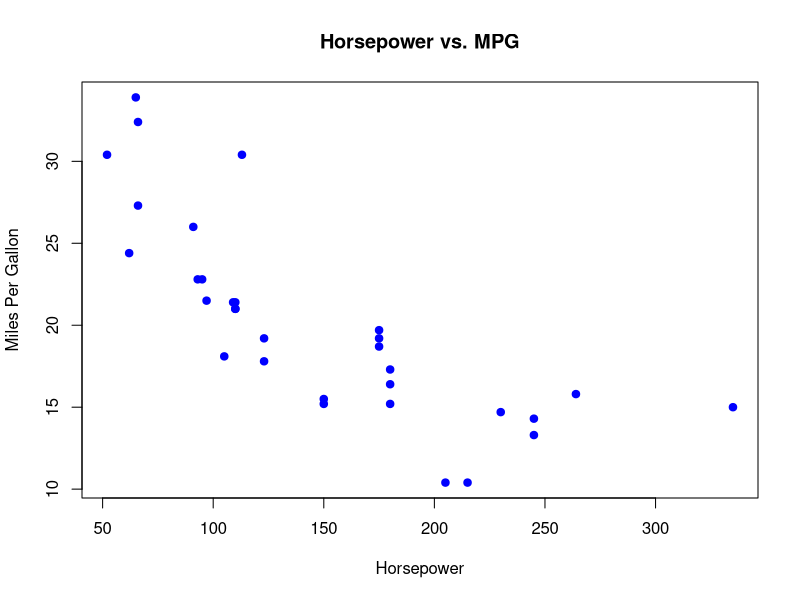
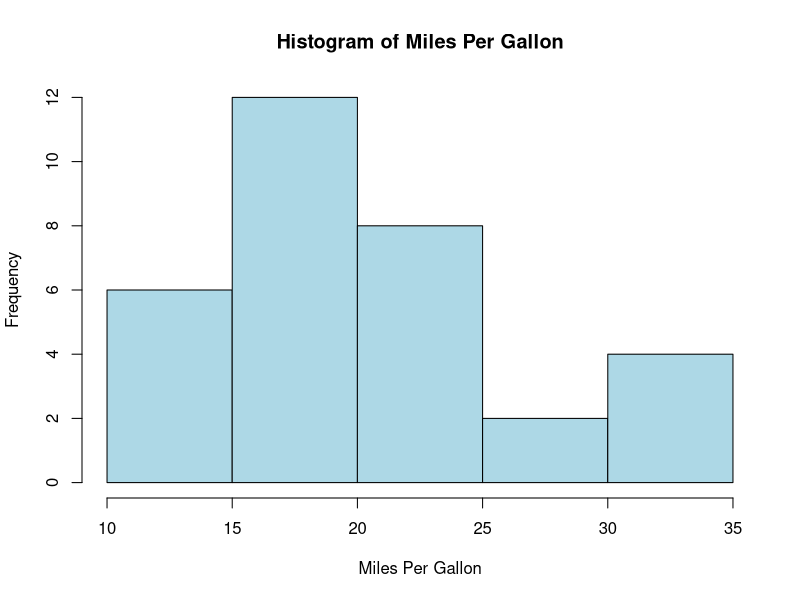
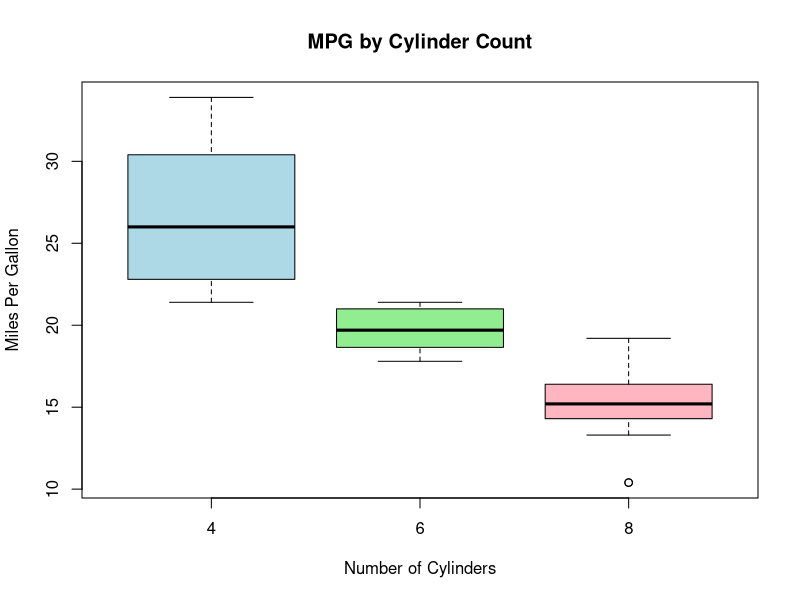
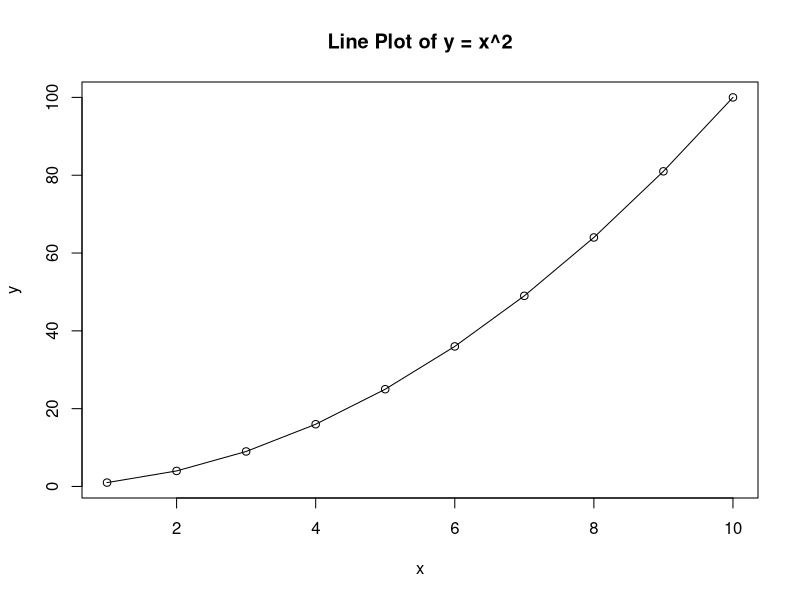

The R script that drew these images, in order:
# =====================================================
# Beginner's Guide to R
# =====================================================

# 1. Getting Started with R Basics
# -----------------------------------------------------

# Printing output in R
print("Hello, R World!")

# Basic arithmetic
2 + 3
10 - 2
5 * 4
20 / 5
2^3   # Exponentiation
sqrt(16)   # Square root

# 2. Loading and Viewing Datasets
# -----------------------------------------------------

# R comes with several built-in datasets. We can view them with the `data()` function
data()   # Lists available datasets

# Loading a built-in dataset, for example, `mtcars`
data("mtcars")  # Loads the dataset
head(mtcars)    # Display the first few rows
tail(mtcars)    # Display the last few rows

# Checking dataset structure
str(mtcars)    # Shows the structure of the dataset (columns and data types)
summary(mtcars) # Provides summary statistics for each column

# Load the `dplyr` package for easy data manipulation
# Install `dplyr` if you haven't done so already
install.packages("dplyr")
library(dplyr)


# 3. Viewing the Structure of the Dataset
# -----------------------------------------------------

# Check the structure of `mtcars` and see all available columns
str(mtcars)
names(mtcars)


# 4. Selecting Specific Columns
# -----------------------------------------------------

# Explanation:
# The `%>%` symbol is the **pipe operator** from the `dplyr` package.
# It allows you to pass the output of one function to the next function.
# In this case, `mtcars %>% select(mpg, hp, cyl)` takes `mtcars`,
# and then selects only the columns `mpg`, `hp`, and `cyl`.

# Selecting specific columns using `dplyr`
mtcars_selected <- mtcars %>% select(mpg, hp, cyl)
head(mtcars_selected)

# Alternative way to select columns using Base R
mtcars_selected_base <- mtcars[, c("mpg", "hp", "cyl")]
head(mtcars_selected_base)

# 5. Filtering Cars with High Horsepower
# -----------------------------------------------------

# Filter rows where horsepower (`hp`) is greater than 200
high_hp_cars <- mtcars %>% filter(hp > 200)
high_hp_cars

# Same filter using Base R
high_hp_cars_base <- mtcars[mtcars$hp > 200, ]
high_hp_cars_base


# 6. Finding the Car with the Maximum Horsepower
# -----------------------------------------------------

# Use `filter` and `max` to find the car(s) with the highest horsepower
max_hp_car <- mtcars %>% filter(hp == max(hp))
max_hp_car

# Same operation in Base R
max_hp_car_base <- mtcars[mtcars$hp == max(mtcars$hp), ]
max_hp_car_base

# 7. Sorting Cars by Horsepower in Descending Order
# -----------------------------------------------------

# Sort cars by horsepower in descending order using `arrange`
sorted_by_hp <- mtcars %>% arrange(desc(hp))
head(sorted_by_hp)

# Same sorting operation in Base R
sorted_by_hp_base <- mtcars[order(-mtcars$hp), ]
head(sorted_by_hp_base)

# 8. Filtering for High Horsepower and Specific Cylinder Count
# -----------------------------------------------------

# Example: Cars with `hp > 150` and `cyl == 8`
high_hp_eight_cyl <- mtcars %>% filter(hp > 150, cyl == 8)
high_hp_eight_cyl

# Same filter in Base R
high_hp_eight_cyl_base <- mtcars[mtcars$hp > 150 & mtcars$cyl == 8, ]
high_hp_eight_cyl_base

# 9. Calculating the Average MPG by Cylinder Count
# -----------------------------------------------------

# Group data by cylinder count (`cyl`) and calculate the average MPG
avg_mpg_by_cyl <- mtcars %>%
    group_by(cyl) %>%
    summarize(avg_mpg = mean(mpg))
avg_mpg_by_cyl

# 10. Filtering Cars with Above-Average MPG
# -----------------------------------------------------

# Find cars with MPG above the overall average MPG
avg_mpg <- mean(mtcars$mpg)
high_mpg_cars <- mtcars %>% filter(mpg > avg_mpg)
high_mpg_cars

# Same filter in Base R
high_mpg_cars_base <- mtcars[mtcars$mpg > avg_mpg, ]
high_mpg_cars_base

# 11. Adding a New Column for Power-to-Weight Ratio
# -----------------------------------------------------

# Create a new column `power_to_weight` by dividing `hp` by `wt`
mtcars <- mtcars %>% mutate(power_to_weight = hp / wt)
head(mtcars)

# Same calculation in Base R
mtcars$power_to_weight_base <- mtcars$hp / mtcars$wt
head(mtcars)

desc_ptw_mtccars<- mtcars %>% arrange(desc(power_to_weight))
head(desc_ptw_mtccars)

# 12. Basic Data Structures in R
# -----------------------------------------------------

# R has several basic data structures. Here are the most commonly used ones:

# (a) Vector: A sequence of data elements of the same type
my_vector <- c(1, 2, 3, 4, 5)
print(my_vector)

# (b) Matrix: A 2D collection of elements of the same type
my_matrix <- matrix(1:9, nrow = 3, ncol = 3)
print(my_matrix)

# (c) Data Frame: A table-like structure where columns can have different types
my_data <- data.frame(
    Name = c("Alice", "Bob", "Charlie"),
    Age = c(25, 30, 35),
    Score = c(90, 85, 88)
)
print(my_data)

# (d) List: A flexible data structure that can contain different types of elements
my_list <- list(
    Number = 42,
    Text = "Hello",
    Vector = c(1, 2, 3)
)
print(my_list)

# 13. Creating Functions in R
# -----------------------------------------------------

# Functions in R are created using the function() keyword

# Example: A function to calculate the square of a number
square <- function(x) {
    return(x^2)
}

# Using the function
square(4)    # Output will be 16

# Example: A function to add two numbers
add_numbers <- function(a, b) {
    result <- a + b
    return(result)
}

# Using the function
add_numbers(10, 15)   # Output will be 25

# 5. Basic Plotting in R
# -----------------------------------------------------

# R provides powerful plotting functions for visualizing data.
# We'll use the `plot()` function for simple plots.

# Simple Scatter Plot
plot(mtcars$hp, mtcars$mpg,  # X-axis: hp, Y-axis: mpg
     main = "Horsepower vs. MPG",
     xlab = "Horsepower",
     ylab = "Miles Per Gallon",
     col = "blue", pch = 19)   # Customize color and point type

# Histogram
hist(mtcars$mpg,
     main = "Histogram of Miles Per Gallon",
     xlab = "Miles Per Gallon",
     col = "lightblue",
     border = "black")

# Box Plot
boxplot(mtcars$mpg ~ mtcars$cyl,
        main = "MPG by Cylinder Count",
        xlab = "Number of Cylinders",
        ylab = "Miles Per Gallon",
        col = c("lightblue", "lightgreen", "lightpink"))

# Line Plot
x <- 1:10
y <- x^2   # y is the square of x
plot(x, y, type = "o",
     main = "Line Plot of y = x^2",
     xlab = "x",
     ylab = "y")


